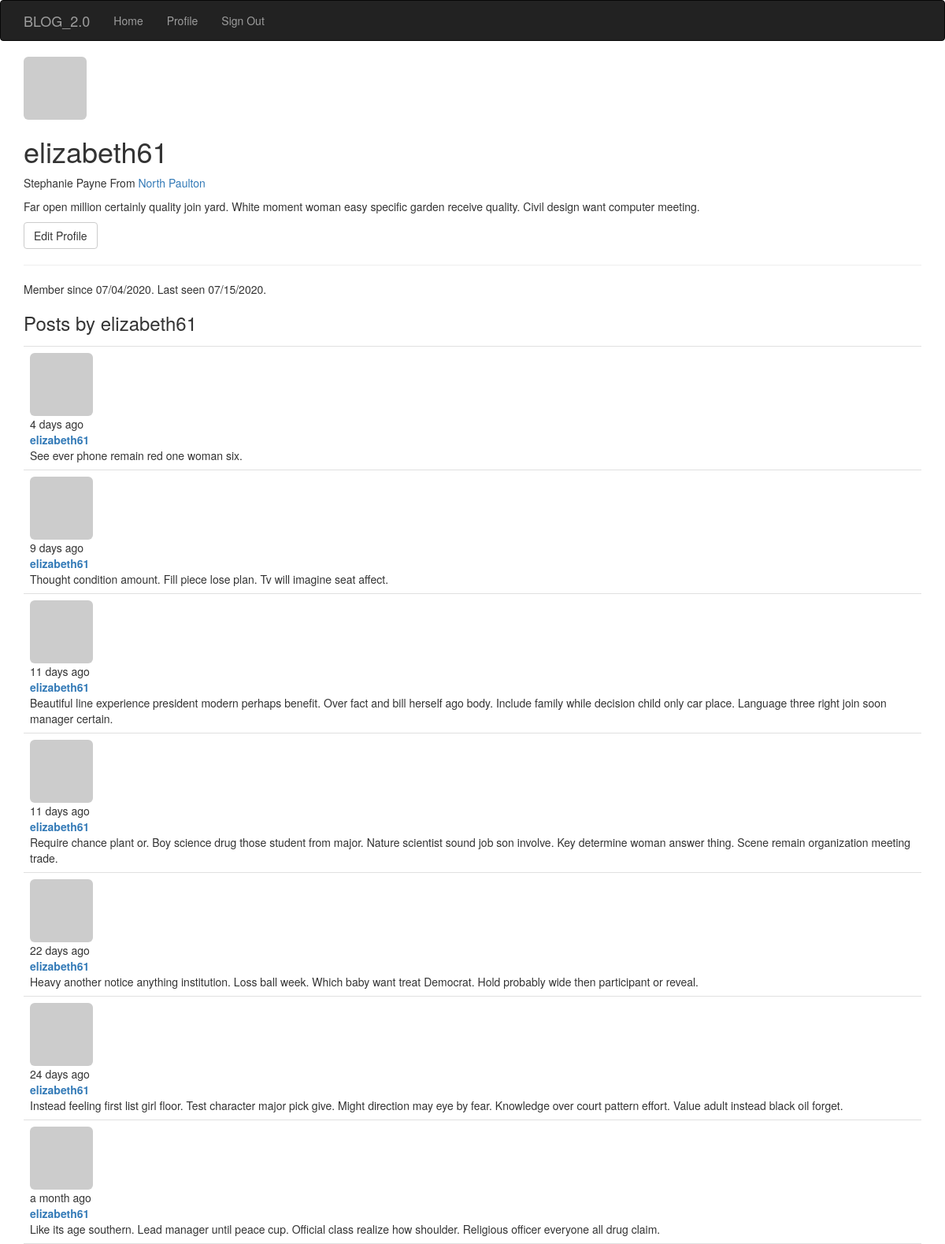
Page /user/elizabeth61 (signed in) on the committed database.
### app/models.py (models this page shows, shortened)
class User(UserMixin, db.Model):
    __tablename__ = 'users'
    id = db.Column(db.Integer, primary_key=True)
    email = db.Column(db.String(64), unique=True, index=True)
    username = db.Column(db.String(64), unique=True, index=True)
    name = db.Column(db.String(64))
    location = db.Column(db.String(64))
    about_me = db.Column(db.Text())
    member_since = db.Column(db.DateTime(), default=datetime.utcnow)
    last_seen = db.Column(db.DateTime(), default=datetime.utcnow)
    password_hash = db.Column(db.String(128))
    avatar_hash = db.Column(db.String(32))
    role_id = db.Column(db.Integer, db.ForeignKey('roles.id'))
    confirmed = db.Column(db.Boolean, default=False)
    posts = db.relationship('Post', backref='author', lazy='dynamic')
    def can(self, perm):
        return self.role is not None and self.role.has_permission(perm)
    def is_administrator(self):
        return self.can(Permission.ADMIN)
    def ping(self):
        self.last_seen = datetime.utcnow()
        db.session.add(self)
        db.session.commit()
    @property
    def password(self):
        '''
        Password property to prevent reading passwords directly
        '''
        raise AttributeError('Password is not a readable attribute')
    def gravatar(self, size=100, default='identicon', rating='g'):
        if request.is_secure:
            url = 'https://secure.gravatar.com/avatar'
        else:
            url = 'http://www.gravatar.com/avatar'
            hash = self.avatar_hash or self.gravatar_hash()
        return '{url}/{hash}?s={size}&d={default}&r={rating}'.format(
            url=url, hash=hash, size=size, default=default, rating=rating)

class Post(db.Model):
    __tablename__='posts'
    id = db.Column(db.Integer, primary_key=True)
    body = db.Column(db.Text)
    timestamp = db.Column(db.DateTime, index=True, default=datetime.utcnow)
    author_id = db.Column(db.Integer, db.ForeignKey('users.id'))

### app/main/views.py (the view)
@main.route('/user/<username>')
def user(username):
    user = User.query.filter_by(username=username).first_or_404()
    posts = user.posts.order_by(Post.timestamp.desc()).all()
    return render_template('user.html', user=user, posts=posts)

### app/auth/views.py (called while the page is built)
@auth.before_app_request
def before_request():
    if current_user.is_authenticated:
        current_user.ping()
        if not current_user.confirmed \
                and request.endpoint \
                and request.blueprint != 'auth' \
                and request.endpoint != 'static':
            return redirect(url_for('auth.unconfirmed'))

### app/main/__init__.py (called while the page is built)
@main.app_context_processor
def inject_permission():
    return dict(Permission=Permission)

### app/models.py (called while the page is built)
@login_manager.user_loader
def load_user(user_id):
    return User.query.get(int(user_id))

    def has_permission(self, perm):
        return self.permissions & perm == perm

### app/templates/user.html (shortened to what this page needs)
{% extends 'base.html' %}
{% import "bootstrap/wtf.html" as wtf %}
{% block head %}
  {{ super() }}
{% endblock %}
{% block page_content %}
<img class="img-rounded profile-thumbnail" src="{{ user.gravatar(size=256) }}">
<div class='page_header'>
  <h1>{{ user.username }} </h1>
  {% if user.name or user.location %}
  <p>
    {% if user.name %}{{ user.name }}{% endif %}
    {% if user.location %}
      From <a href="http://maps.google.com/?q={{ user.location }}">
        {{ user.location }}
        </a>
      {% endif %}
  </p>
  {% endif %}
  {% if user.about_me %}<p>{{ user.about_me }}</p> {% endif %}
  {% if user == current_user %}
    <a class="btn btn-default" href="{{ url_for('.edit_profile') }}">Edit Profile</a>
  {% endif %}
  <hr>
  <p>
    Member since {{ moment(user.member_since).format('L') }}.
    Last seen {{ moment(user.last_seen).format('L') }}.
  </p>
</div>
<h3>Posts by {{ user.username }}</h3>
{% include '_posts.html' %}
{% endblock %}

### app/templates/base.html (shortened to what this page needs)
{% extends "bootstrap/base.html" %}
{% import "bootstrap/wtf.html" as wtf %}
{% block head %}
{{ super() }}
  <link rel="stylesheet" type="text/css" href="{{ url_for('static', filename='styles.css') }}">
{% endblock %}
{% block navbar %}
<div class="navbar navbar-inverse" role="navigation">
  <div class="container">
    <div class="navbar-header">
      <a class="navbar-brand" href="/">BLOG_2.0</a>
    </div>
    <div class="navbar-collapse collapse">
      <ul class="nav navbar-nav">
        <li><a href="{{ url_for('main.index')}}">Home</a></li>
        {% if current_user.is_authenticated %}
          <li><a href="{{ url_for('main.user', username=current_user.username) }}">Profile</a></li>
        {% endif %}
        {% if current_user.is_authenticated %}
          <li><a href="{{ url_for('auth.logout') }}">Sign Out</a></li>
        {% else %}
        <li><a href="{{ url_for('auth.login') }}">Sign In</a></li>
        {% endif %}
      </ul>
    </div>
  </div>
</div>
{% endblock %}
{% block content %}
<div class="container">
  {% block page_content %}{% endblock page_content%}
</div>
{% endblock content%}

### app/templates/_posts.html
<ul class="posts">
  {% for post in posts %}
  <li class="post">
    <div class="profile-thumbnail">
      <a href="{{ url_for('.user', username=post.author.username) }}">
        <img class="img-rounded profile-thumbnail" src="{{ post.author.gravatar(size=20) }}">
      </a>
    </div>
    <div class="post-data">{{ moment(post.timestamp).fromNow() }}</div>
    <div class="post-author">
      <a href="{{ url_for('.user', username=post.author.username) }}">
        {{ post.author.username }}
      </a>
    </div>
    <div class="post-body">
      {{ post.body }}
    </div>
  </li>
  {% endfor %}
</ul>

### app/static/styles.css (style rules this page uses)
.profile-thumbnail { position: inherit; }
ul.posts { list-style-type: none; padding: 0px; margin: 16px 0px 0px 0px; border-top: 1px solid #e0e0e0; }
ul.posts li.post { padding: 8px; border-bottom: 1px solid #e0e0e0; }
div.post-author { font-weight: bold; }

### rows in the picture
User: username "elizabeth61", name "Stephanie Payne", location "North Paulton", about_me "Far open million certainly quality join yard. White moment woman easy specific garden receive quality. Civil design want computer meeting.", member_since "07/04/2020", last_seen "07/15/2020"
Post: timestamp "4 days ago", author.username "elizabeth61", body "See ever phone remain red one woman six."
Post: timestamp "9 days ago", author.username "elizabeth61", body "Thought condition amount. Fill piece lose plan. Tv will imagine seat affect."
Post: timestamp "11 days ago", author.username "elizabeth61", body "Beautiful line experience president modern perhaps benefit. Over fact and bill herself ago body. Include family while decision child only car place. Language three right join soon manager certain."
Post: timestamp "11 days ago", author.username "elizabeth61", body "Require chance plant or. Boy science drug those student from major. Nature scientist sound job son involve. Key determine woman answer thing. Scene remain organization meeting trade."
Post: timestamp "22 days ago", author.username "elizabeth61", body "Heavy another notice anything institution. Loss ball week. Which baby want treat Democrat. Hold probably wide then participant or reveal."
Post: timestamp "24 days ago", author.username "elizabeth61", body "Instead feeling first list girl floor. Test character major pick give. Might direction may eye by fear. Knowledge over court pattern effort. Value adult instead black oil forget."
Post: timestamp "a month ago", author.username "elizabeth61", body "Like its age southern. Lead manager until peace cup. Official class realize how shoulder. Religious officer everyone all drug claim."
